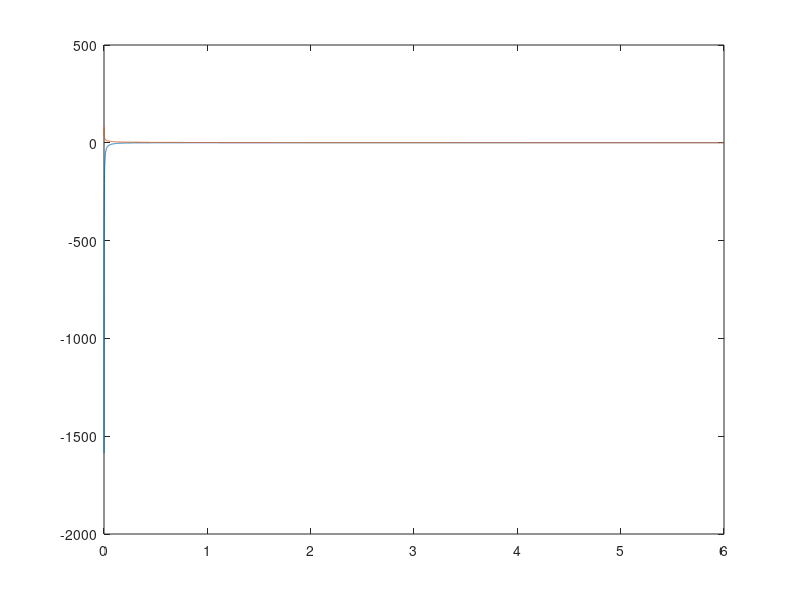

The MATLAB script that drew this image: (Note: this script raises an error after producing the figure.)
h = 1;
E1 = 1;
E2 = 0.5*E1;
sig0 = 1;

c0 = 2*sig0/(h*E1);


C = linspace(0, 3*c0 + 1*(c0==0), 10000);

l0 = sig0/E1 ./ C;

coeffA = C*(E2-E1)/2;
coeffB = - C*E2*h - (1-E2/E1)*sig0;
coeffC = C.*l0.^2*(E1-E2)/2 + C*E2*h^2/2 + (h-l0)*(1-E2/E1)*sig0;

x0 = (-coeffB - sqrt(coeffB.^2 - 4*coeffA.*coeffC)) ./ (2*coeffA);
% x0bis = (-coeffB + sqrt(coeffB.^2 - 4*coeffA.*coeffC)) ./ (2*coeffA);

x00 = h*(E2-sqrt(E1*E2))/(E2-E1);

h0 = x0 + l0;

figure;
plot(C, x0);
hold on
plot(C, h0);
% plot(C, x0bis);
xline(c0, '--');
yline(h/2, '--');
yline(h, '--');
ylim([0, 1.5*h]);

%% figure courbure-moment

M0 = C*E1*h^3/12;
M1 = C*E1.*(l0.^3+x0.^3)/3 + C*E2.*((h-x0).^3-l0.^3)/3 + ((h-x0).^2-l0.^2)/2*(1-E2/E1)*sig0;
M2 = C*E1*x00^3/3 + C*E2.*(h-x00)^3/3 + (h-x00)^2/2*(1-E2/E1)*sig0;
E3 = (E1*x00^3/3 + E2.*(h-x00)^3/3)/(h^3/12)

M = M0.*(C <= c0) + M1.*(C > c0);

fig = figure;
plot([flip(-C), C], [flip(-M), M], 'LineWidth', 2);
hold on
ax = gca;
ax.ColorOrderIndex = ax.ColorOrderIndex - 1;
plot([flip(-C), C], [flip(-M0), M0], '--', 'LineWidth', 2);
% plot( C, M2, '--');
% plot(flip(-C), flip(-M2), '--');
% xline(c0, '--');
plot(-c0*[1 1], [ax.YLim(1), -c0*E1*h^3/12], ':k');
plot(c0*[1 1], [ax.YLim(1), c0*E1*h^3/12], ':k');
xline(0, '-');
yline(0, '-');

xlim(max(C)*[-1 1]);

xticks([-c0, 0, c0]);
xticklabels({'-c_0', '0', 'c_0'});
yticks(0);
xlabel('Courbure')
ylabel('Moment')

fig.Position(3:4) = [380 300];

set(fig,'renderer','Painters');
% set(gca, 'XAxisLocation', 'origin', 'YAxisLocation', 'origin')


%% figure deformation-contrainte

sigma0 = 0.35;

fig = figure;
fig.Position(3:4) = [380 300];
plot([-1 sigma0 1], [-1 sigma0 sigma0+0.5*(1-sigma0)], 'LineWidth', 2);
hold on
ax = gca;
ax.ColorOrderIndex = ax.ColorOrderIndex - 1;
plot([-1 1], [-1 1], '--', 'LineWidth', 2);
plot([-1 sigma0], [sigma0 sigma0], ':k');
fig.Position(3:4) = [380 300];
xlim([-1 1]);
ylim(1.1*[-1 1]);
xline(0, '-');
yline(0, '-');

xlabel('Déformation')
ylabel('Contrainte')
% xlabel('\epsilon', 'FontSize', 15)
% ylabel('\sigma', 'FontSize', 15)

xticks([0]);
yticks([0 sigma0]);
yticklabels({'0', '\sigma_0'});

text((-1+sigma0)/2, (-1+sigma0)/2, 'E', 'VerticalAlignment', 'top');
text((1+sigma0)/2, sigma0+0.5*(1-sigma0)/2, 'E''', 'VerticalAlignment', 'top');













